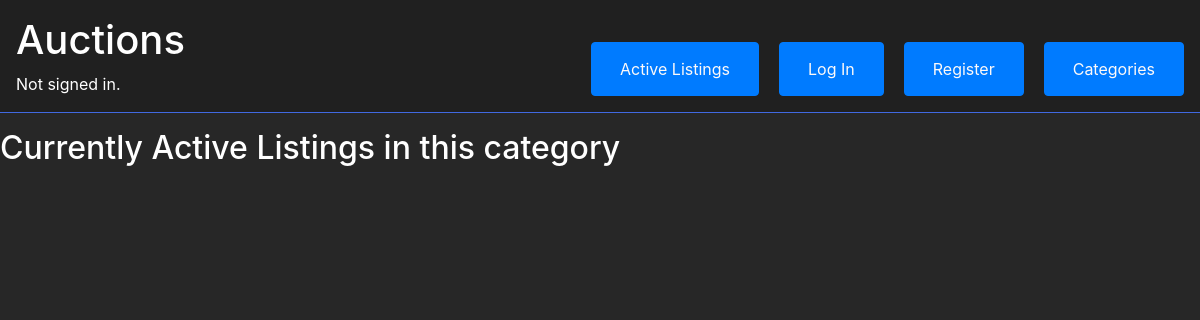
The page /category_listings/Clothing on the database as committed earlier.
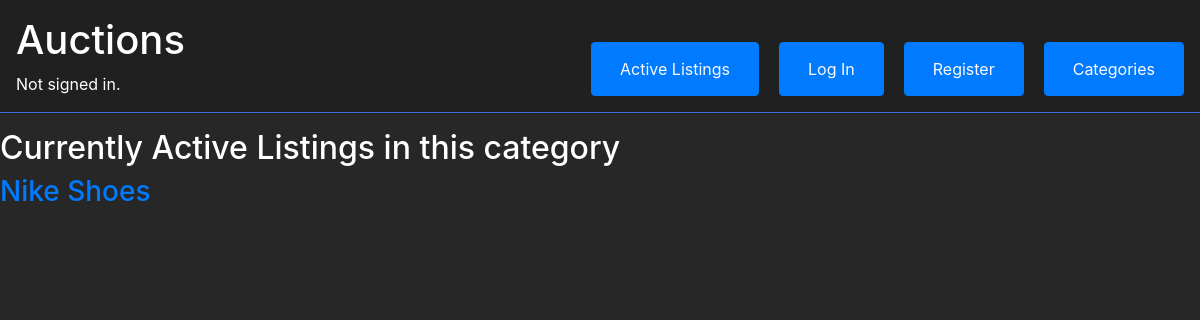
The same page on the database as committed later.
### auctions/models.py (models this page shows, shortened)
class Auction_listing(models.Model):
    item_name = models.CharField(max_length=64)
    description = models.TextField()
    start_bid = models.IntegerField()
    owner = models.ForeignKey(User, on_delete=models.CASCADE, related_name="selling")
    image_url = models.URLField(blank=True, null=True)
    category = models.CharField(max_length=64)
    active = models.BooleanField(default=True)
    winner = models.ForeignKey(User, on_delete=models.SET_NULL, null=True, related_name="bid_winner")

### auctions/views.py (the view)
# urls.py: path("category_listings/<str:category_name>", views.category_listings , name="category_listings")
def category_listings(request , category_name ):
    listings = Auction_listing.objects.filter(category = category_name)
    return render (request, "auctions/category_listing.html",{
        "listings":listings
    })

### auctions/templates/auctions/category_listing.html (shortened to what this page needs)
{% extends 'auctions/layout.html' %}
{% block body %}
<h2>Currently Active Listings in this category</h2>
{% for listing in listings %}
{% if listing.active %}
<a href="{% url 'listing_page' listing.id %}"><h3>{{ listing.item_name }}</h3></a>
{% endif %}
{% endfor %}
{% endblock %}

Rows that differ between the two databases and show on the page:
now on this page (row edited): Auction_listing: item_name "Nike Shoes"
